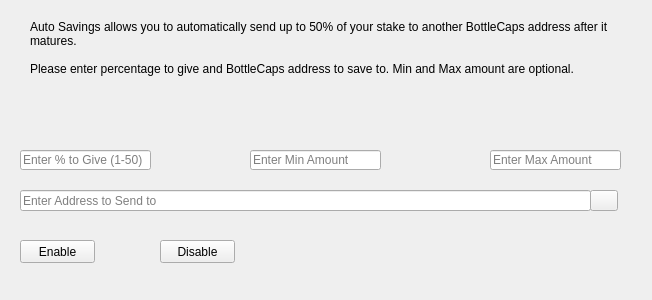
<?xml version="1.0" encoding="UTF-8"?>
<ui version="4.0">
 <class>AutoSavingsDialog</class>
 <widget class="QWidget" name="AutoSavingsDialog">
  <property name="windowModality">
   <enum>Qt::NonModal</enum>
  </property>
  <property name="geometry">
   <rect>
    <x>0</x>
    <y>0</y>
    <width>652</width>
    <height>300</height>
   </rect>
  </property>
  <property name="windowTitle">
   <string>Auto Savings</string>
  </property>
  <widget class="QLineEdit" name="savingsPercentEdit">
   <property name="geometry">
    <rect>
     <x>20</x>
     <y>150</y>
     <width>131</width>
     <height>20</height>
    </rect>
   </property>
   <property name="toolTip">
    <string>Enter whole numbers 1 - 50</string>
   </property>
   <property name="placeholderText">
    <string>Enter % to Give (1-50)</string>
   </property>
  </widget>
  <widget class="QLineEdit" name="savingsAddressEdit">
   <property name="geometry">
    <rect>
     <x>20</x>
     <y>190</y>
     <width>571</width>
     <height>21</height>
    </rect>
   </property>
   <property name="toolTip">
    <string/>
   </property>
   <property name="placeholderText">
    <string>Enter Address to Send to</string>
   </property>
  </widget>
  <widget class="QLabel" name="label_2">
   <property name="geometry">
    <rect>
     <x>30</x>
     <y>20</y>
     <width>591</width>
     <height>81</height>
    </rect>
   </property>
   <property name="lineWidth">
    <number>1</number>
   </property>
   <property name="text">
    <string>Auto Savings allows you to automatically send up to 50% of your stake to another BottleCaps address after it matures.

Please enter percentage to give and BottleCaps address to save to. Min and Max amount are optional.</string>
   </property>
   <property name="alignment">
    <set>Qt::AlignLeading|Qt::AlignLeft|Qt::AlignTop</set>
   </property>
   <property name="wordWrap">
    <bool>true</bool>
   </property>
  </widget>
  <widget class="QLineEdit" name="savingsMinEdit">
   <property name="geometry">
    <rect>
     <x>250</x>
     <y>150</y>
     <width>131</width>
     <height>20</height>
    </rect>
   </property>
   <property name="toolTip">
    <string>Enter whole numbers</string>
   </property>
   <property name="placeholderText">
    <string>Enter Min Amount</string>
   </property>
  </widget>
  <widget class="QLineEdit" name="savingsMaxEdit">
   <property name="geometry">
    <rect>
     <x>490</x>
     <y>150</y>
     <width>131</width>
     <height>20</height>
    </rect>
   </property>
   <property name="toolTip">
    <string>Enter whole numbers</string>
   </property>
   <property name="text">
    <string/>
   </property>
   <property name="placeholderText">
    <string>Enter Max Amount</string>
   </property>
  </widget>
  <widget class="QLabel" name="message">
   <property name="geometry">
    <rect>
     <x>330</x>
     <y>220</y>
     <width>291</width>
     <height>61</height>
    </rect>
   </property>
   <property name="text">
    <string/>
   </property>
  </widget>
  <widget class="QPushButton" name="enableButton">
   <property name="geometry">
    <rect>
     <x>20</x>
     <y>240</y>
     <width>75</width>
     <height>23</height>
    </rect>
   </property>
   <property name="statusTip">
    <string>Check and turn on Auto Savings</string>
   </property>
   <property name="text">
    <string>Enable</string>
   </property>
  </widget>
  <widget class="QPushButton" name="disableButton">
   <property name="geometry">
    <rect>
     <x>160</x>
     <y>240</y>
     <width>75</width>
     <height>23</height>
    </rect>
   </property>
   <property name="statusTip">
    <string>Turn off Auto Savings</string>
   </property>
   <property name="text">
    <string>Disable</string>
   </property>
  </widget>
  <widget class="QPushButton" name="addressBookButton">
   <property name="geometry">
    <rect>
     <x>590</x>
     <y>190</y>
     <width>28</width>
     <height>21</height>
    </rect>
   </property>
   <property name="toolTip">
    <string>Choose an address from the address book</string>
   </property>
   <property name="text">
    <string/>
   </property>
   <property name="icon">
    <iconset resource="../bitcoin.qrc">
     <normaloff>:/icons/address-book</normaloff>:/icons/address-book</iconset>
   </property>
   <property name="shortcut">
    <string>Alt+A</string>
   </property>
   <property name="autoDefault">
    <bool>false</bool>
   </property>
  </widget>
 </widget>
 <resources>
  <include location="../bitcoin.qrc"/>
 </resources>
 <connections/>
</ui>
